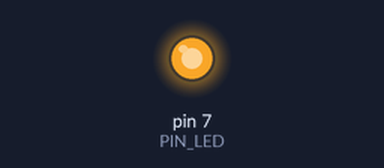
Recording of a sketch running on a simulated Arduino Uno, built with avr-gcc and run on an emulated ATmega328P. Parts: output pins drawn as LEDs (lit = HIGH).

Above: at 0.05 s.
At 0.4 s:
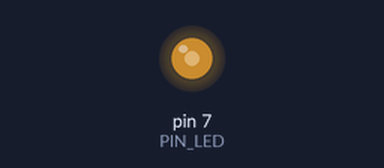
At 0.55 s:
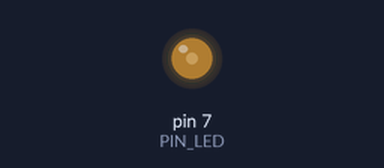
At 1.1 s:
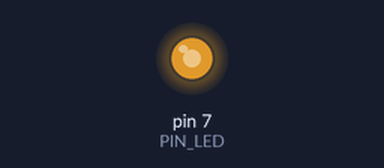
Timing chart, 0 to 3.0 s (numbered marks = the images above):
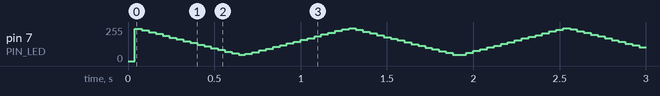

The sketch:

06C1.ino
```cpp
#define PIN_LED 7
int p, d, value;

void set_period(int period) {
  p = period;
}

void set_duty(int duty){
  d = p / 100;
  triangle(duty);
}

void triangle(int triangle){
  digitalWrite(PIN_LED, 0);
  delayMicroseconds(triangle);
  digitalWrite(PIN_LED, 1);
  delayMicroseconds(p - triangle);
}

void setup() {
  // put your setup code here, to run once:
  pinMode(PIN_LED, OUTPUT);
  //1ms = 1000us
  set_period(100); // period = 1000 ; period = 10000;

  if (p == 10000)
    value = 10000 / p; //0.1ms, 1ms는 1초 동안, 10ms는 2초 동안
  else
    value = 5000 / p;
}

void loop() {
  for(int i = 0 ; i <= p ; i += d){
    for(int j = 0 ; j < value ; j ++)
      set_duty(i);
  }

  for(int i = p ; 0 <= i  ; i -= d){
    for(int j = 0 ; j < value ; j ++)
      set_duty(i);
  }
}
```
